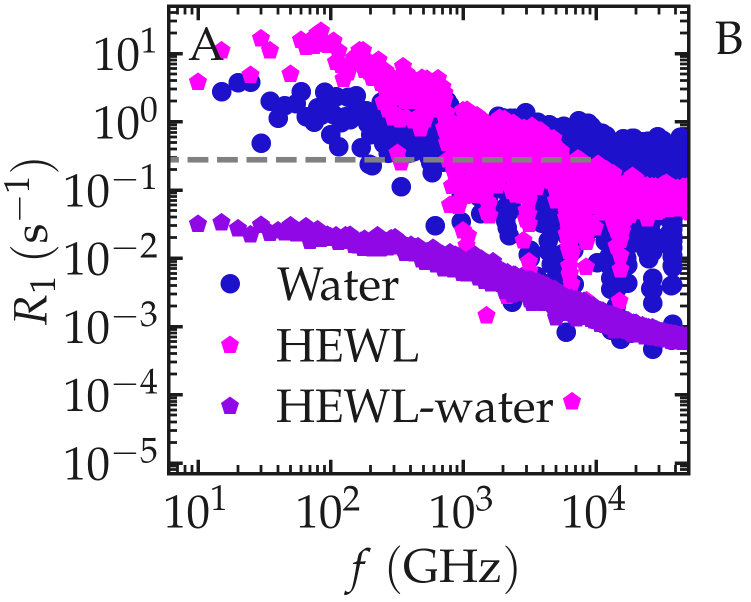
#> input picture docs/source/applications/lysozyme-in-water/nmr-water-hewl-temp.png, 1501 x 1204 px (shown at 1/2 size)
$ jupyter execute --allow-errors nmr-relaxation-rates.ipynb
#> lines starting #> are read from the running program, lines starting #| are printed output that depends on the picture
[cell 1]
from matplotlib.pyplot import cm
from matplotlib.colors import LinearSegmentedColormap
import numpy as np
from scipy import constants as cst
import sys, os, git
import warnings
warnings.filterwarnings("ignore")

[cell 2]
current_path = os.getcwd()
#> (the rest of this cell did not finish here and is left out)

#> (a cell that did not finish here is left out)

[cell 4]
cmap_cool = cm.cool
cmap_dark_blue_to_cyan = LinearSegmentedColormap.from_list('dark_blue_to_cyan', ['#1D11CB', cmap_cool(0.0)])
cmap_dark_blue_to_pink = LinearSegmentedColormap.from_list('dark_blue_to_cyan', ['#1D11CB', cmap_cool(1.0)])

[cell 5]
spin = 0.5
GAMMA = 2 * np.pi * 42.6e6
K = (3 / 2) * (cst.mu_0 / 4 / np.pi) ** 2 \
    * cst.hbar ** 2 * GAMMA ** 4 * spin * (1 + spin)  # m6 / s2

[cell 6]
filename = "nmr-water-hewl-temp"
colors = cmap_dark_blue_to_pink(np.linspace(0, 1, 50))

#> (a cell that did not finish here is left out)

[cell 8]
from PIL import Image

right_padding = 950  # pixels of extra space

for i in [1, 2]:
    if i == 1:
        figure_path = "nmr-water-hewl-temp.png"
        insert_path = "snapshot-light.png"
        output_path = "nmr-water-hewl.png"
    else:
        figure_path = "nmr-water-hewl-temp-dm.png"
        insert_path = "snapshot-dark.png"
        output_path = "nmr-water-hewl-dm.png"

    figure = Image.open(figure_path).convert("RGBA")
#> figure is the input picture: PIL image 1501x1204 RGBA; mean R, G, B, A 225.2, 202.6, 237.6, 53.9
    insert = Image.open(insert_path).convert("RGBA")
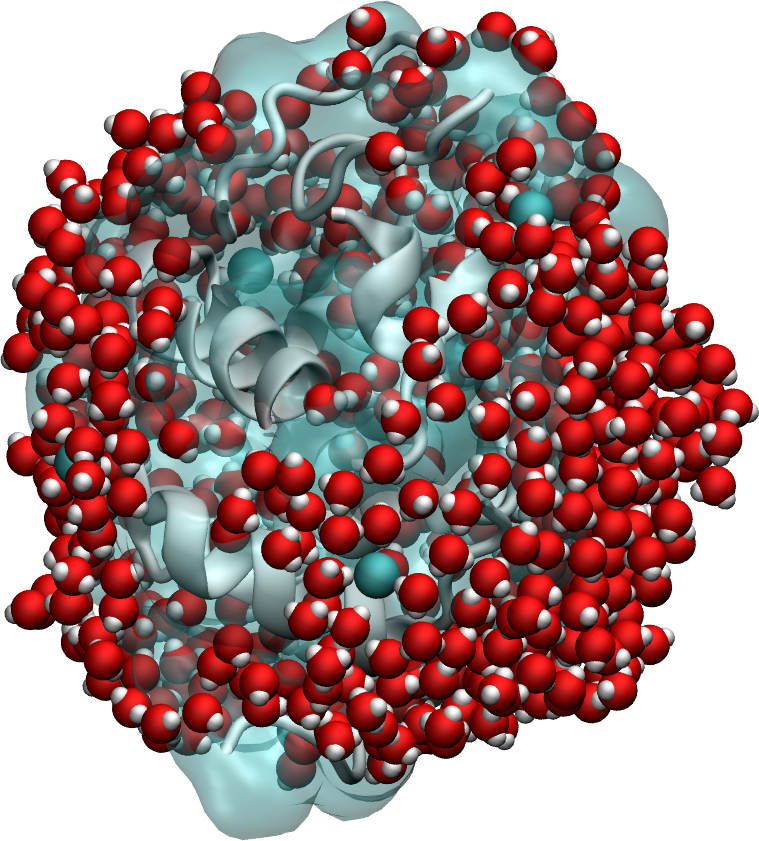
#> input picture docs/source/applications/lysozyme-in-water/snapshot-light.png, 759 x 841 px
#> insert is the input picture: PIL image 759x841 RGBA; mean R, G, B, A 48.3, 18, 18, 130.5

    # Create a larger canvas
    canvas = Image.new(
        "RGBA",
        (figure.width + right_padding, figure.height),
        (0, 0, 0, 0),
    )
#> canvas: PIL image 2451x1204 RGBA; every value is 0
    canvas.alpha_composite(figure, (0, 0))
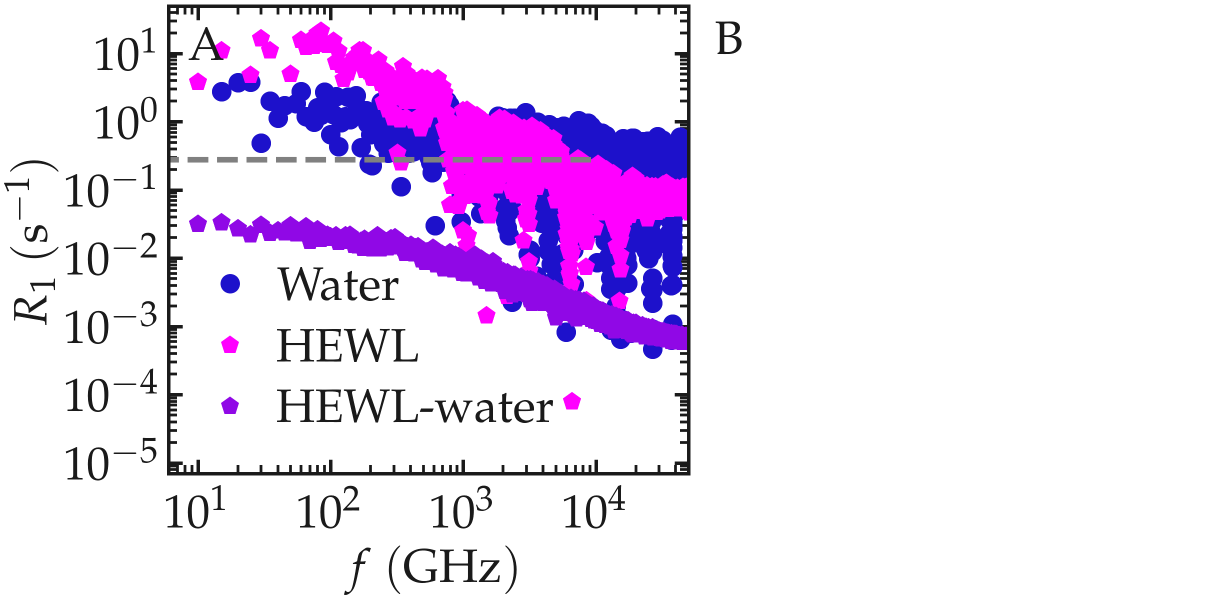
#> canvas: PIL image 2451x1204 RGBA (shown at 1/2 size); mean R, G, B, A 15.8, 2, 23.4, 33; transparent parts drawn white

    # # Start from the spectrum itself — preserves its own background/transparency
    # canvas = figure.copy()

    scale = 0.6
    target_w = int(figure.width * scale)
#> target_w = 900
    target_h = int(insert.height * (target_w / insert.width))
#> target_h = 997
    legend_resized = insert.resize((target_w, target_h), Image.LANCZOS)

    top_margin = 10
    lat_margin = 0
    x = figure.width + right_padding - target_w - lat_margin
#> x = 1551
    y = top_margin

    canvas.alpha_composite(legend_resized, (x, y))
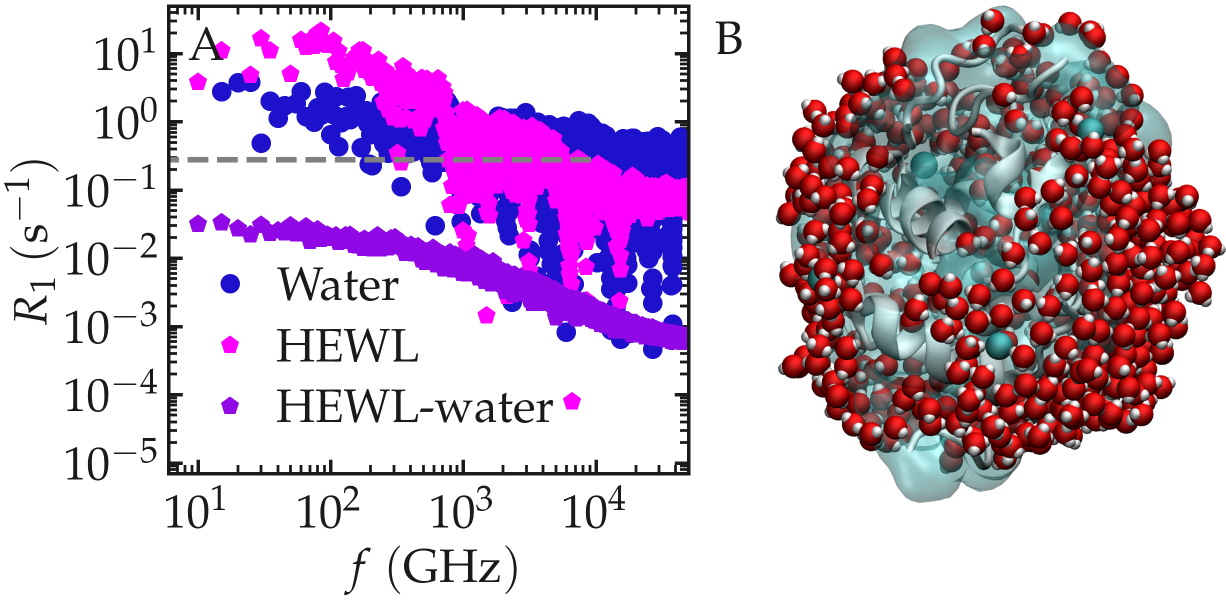
#> canvas: PIL image 2451x1204 RGBA (shown at 1/2 size); mean R, G, B, A 30.7, 7.4, 28.9, 72.7; transparent parts drawn white

    canvas.save(output_path)  # keep as PNG with alpha, don't convert to RGB
    print(f"Saved {output_path}")
#> pass 2 of the loop `for i in [1, 2]:`:
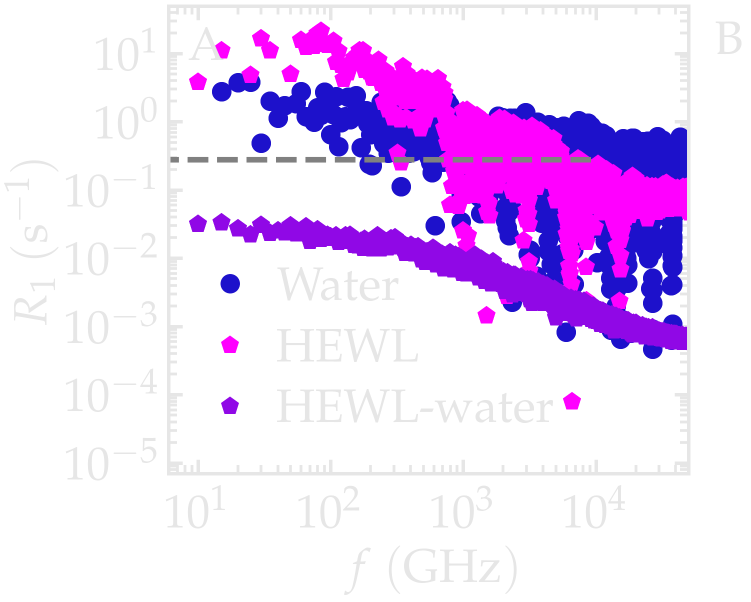
#> input picture docs/source/applications/lysozyme-in-water/nmr-water-hewl-temp-dm.png, 1501 x 1204 px (shown at 1/2 size)
#> figure is the input picture: PIL image 1501x1204 RGBA; mean R, G, B, A 237, 214.3, 249.4, 53.9
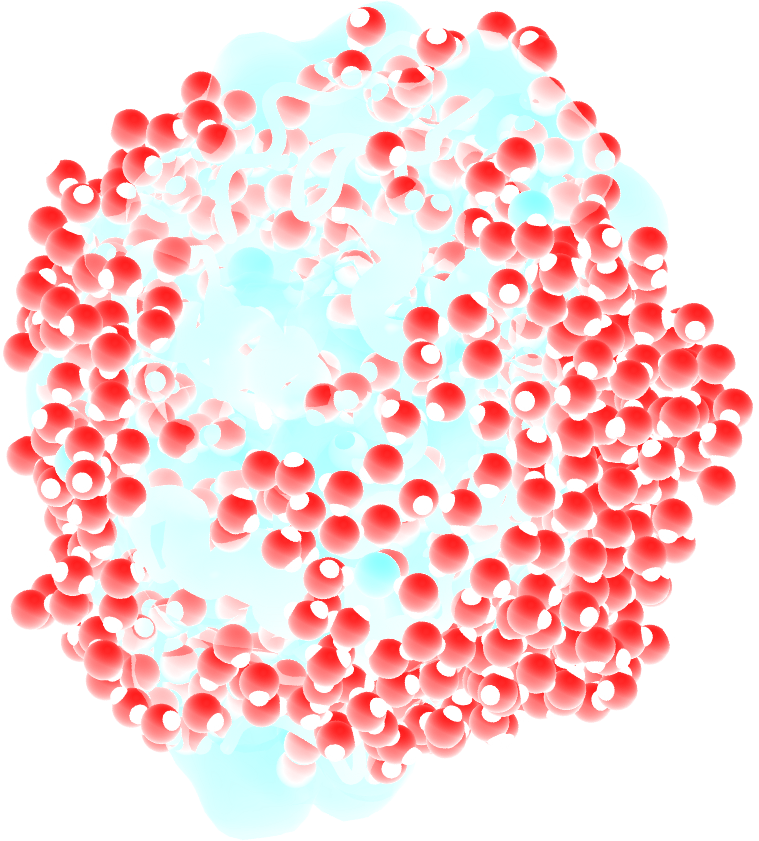
#> input picture docs/source/applications/lysozyme-in-water/snapshot-dark.png, 759 x 841 px
#> insert is the input picture: PIL image 759x841 RGBA; mean R, G, B, A 155.5, 99.3, 99.3, 91
#> `canvas.alpha_composite(legend_resized, (x, y))`:
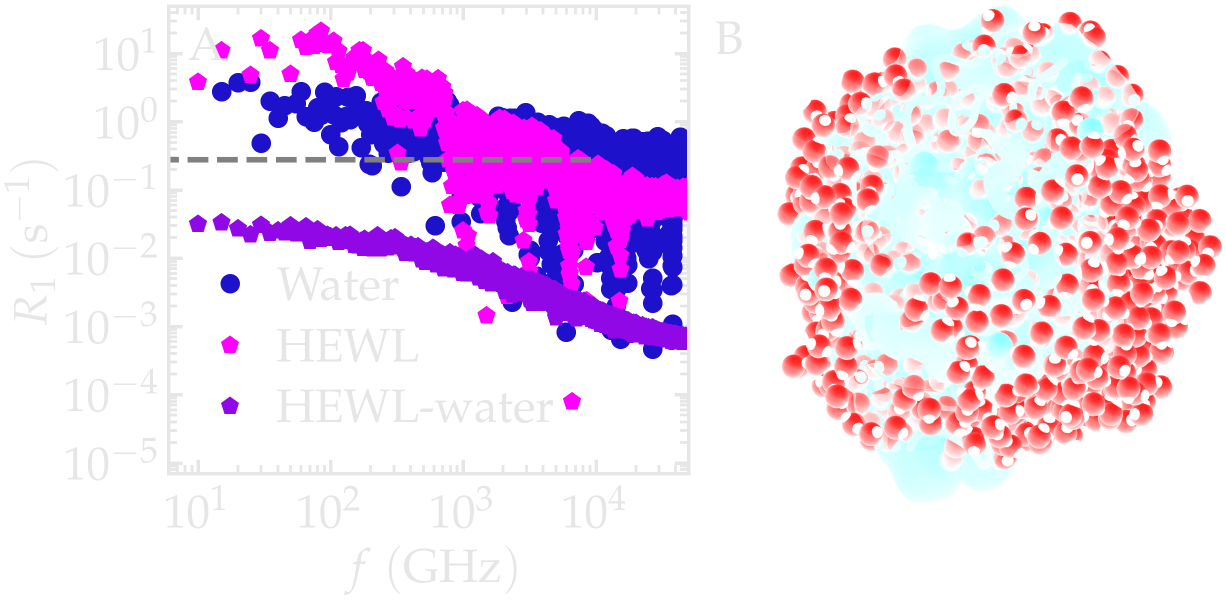
#> canvas: PIL image 2451x1204 RGBA (shown at 1/2 size); mean R, G, B, A 70.4, 39.4, 60.9, 60.6; transparent parts drawn white
